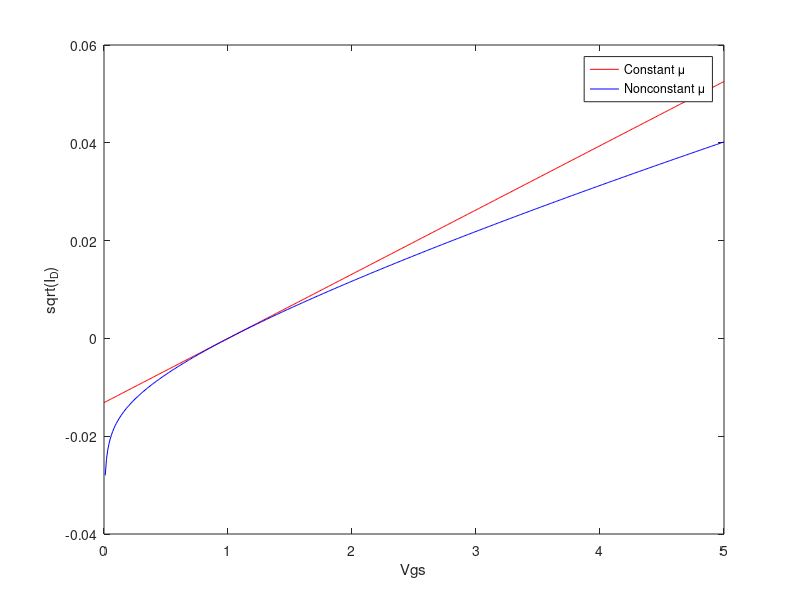

Reproduce this figure in MATLAB.
Vgs = 0:.01:5;
un = 500; WL = 10; Cox = 6.9e-8; Vt = 1;
Id1 = sqrt(un*WL*Cox/2)*(Vgs-Vt);

u0 = 1000; ec = 2.5e4;
tox = 3.9*8.85e-14/Cox;
ueff = u0*(Vgs/tox/ec).^(-1/3);
Id2 = sqrt(ueff*WL*Cox/2).*(Vgs-Vt);

plot(Vgs, Id1,'r'); hold on;
plot(Vgs, Id2,'b');
xlabel('Vgs'); ylabel('sqrt(I_D)');
legend('Constant \mu', 'Nonconstant \mu');
